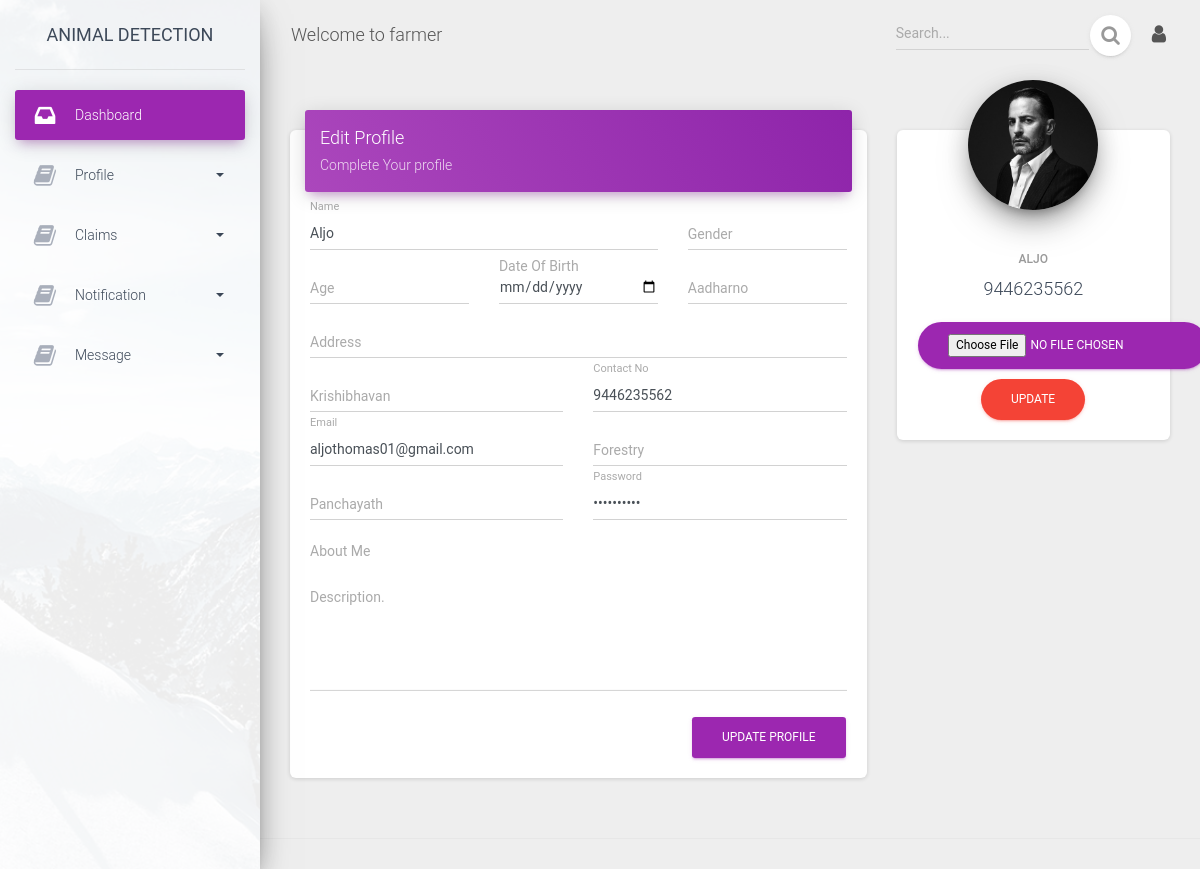
/farmer/profile.php (signed in), run on the app's committed database.
### tables this page shows
CREATE TABLE `user` (
  `user_id` int(11) NOT NULL,
  `Log_Id` varchar(200) NOT NULL,
  `name` varchar(200) NOT NULL,
  `cntno` varchar(200) NOT NULL,
  `location` text NOT NULL,
  `email` text NOT NULL,
  `password` text NOT NULL,
  `utype` varchar(200) NOT NULL,
  `date` date NOT NULL,
  `sex` varchar(200) NOT NULL,
  `age` varchar(200) NOT NULL,
  `addr` text NOT NULL,
  `panchayath` varchar(200) NOT NULL,
  `descp` varchar(200) NOT NULL,
  `photo` text NOT NULL,
  `oname` varchar(200) NOT NULL,
  `cntno1` varchar(200) NOT NULL,
  `wurl` text NOT NULL,
  `dob` date NOT NULL,
  `aadharno` text NOT NULL,
  `frstry` varchar(200) NOT NULL,
  `kbhn` varchar(200) NOT NULL,
  `hospt` varchar(200) NOT NULL
);

### farmer/profile.php (the view, shortened to what this page needs)
<?php
  	include('../connect/db.php');
    $Log_Id=$_SESSION['SESS_FARMER_ID'];
	$result = $db->prepare("select * from  user where Log_Id='$Log_Id'");
	$result->execute();
	for($i=0; $row = $result->fetch(); $i++)
	{
		$name=$row["name"];
		$sex=$row["sex"];
		$age=$row["age"];
		$dob=$row["dob"];
		$aadharno=$row["aadharno"];
		$cntno=$row["cntno"];
		$email=$row["email"];
		$password=$row["password"];
		$addr=$row["addr"];
		$panchayath=$row["panchayath"];
		$descp=$row["descp"];
		$photo=$row["photo"];
		$frstry=$row["frstry"];
		$kbhn=$row["kbhn"];
	}
?>
<!DOCTYPE html>
<html lang="en">
<head>
  	<?php include("include/header.php");?>
</head>
<body class="">
  <div class="wrapper ">
    <?php include("include/leftmenu.php");?>
    <div class="main-panel">
      <?php include("include/navbar.php");?>
      <div class="content">
        <div class="container-fluid">
          <div class="row">
            <div class="col-md-8">
              <div class="card">
                <div class="card-header card-header-primary">
                  <h4 class="card-title">Edit Profile</h4>
                  <p class="card-category">Complete Your profile</p>
                </div>
                <div class="card-body">
                  <form method="post" action="action/profile_update.php" autocomplete="off">
                    <div class="row">
                      <div class="col-md-8">
                        <div class="form-group">
                          <label class="bmd-label-floating">Name</label>
                          <input type="text" class="form-control" name="name" value="<?php echo $name;?>">
                        </div>
                      </div>
                      <div class="col-md-4">
                        <div class="form-group">
                          <label class="bmd-label-floating">Gender</label>
                          <input list="sex" required class="form-control form-control-primary" name="sex" value="<?php echo $sex;?>">
                        </div>
                      </div>
                      <div class="col-md-4">
                        <div class="form-group">
                          <label class="bmd-label-floating">Age</label>
                          <input type="text" class="form-control" name="age" value="<?php echo $age;?>">
                        </div>
                      </div>
                      <div class="col-md-4">
                        <div class="form-group">
                          <label>Date Of Birth</label>
                          <input type="date" class="form-control" name="dob" value="<?php echo $dob;?>">
                        </div>
                      </div>
                      <div class="col-md-4">
                        <div class="form-group">
                          <label class="bmd-label-floating">Aadharno</label>
                          <input type="text" class="form-control" name="aadharno" value="<?php echo $aadharno;?>">
                        </div>
                      </div>
                      <div class="col-md-12">
                        <div class="form-group">
                          <label class="bmd-label-floating">Address</label>
                          <input type="text" class="form-control" name="addr" value="<?php echo $addr;?>">
                        </div>
                      </div>
                    </div>
                    <div class="row">
                      <div class="col-md-6">
                        <div class="form-group">
                          <label class="bmd-label-floating">Krishibhavan</label>
                          <input list="kbhn" required class="form-control form-control-primary" name="kbhn" value="<?php echo $kbhn;?>">
                        </div>
                      </div>
                      <div class="col-md-6">
                        <div class="form-group">
                          <label class="bmd-label-floating">Contact No</label>
                          <input type="text" class="form-control" name="cntno" value="<?php echo $cntno;?>">
                        </div>
                      </div>
                    </div>
                    <div class="row">
                      <div class="col-md-6">
                        <div class="form-group">
                          <label class="bmd-label-floating">Email</label>
                         <input type="email" class="form-control" name="email" value="<?php echo $email;?>">
                        </div>
                      </div>
                      <div class="col-md-6">
                        <div class="form-group">
                          <label class="bmd-label-floating">Forestry</label>
                          <input list="frstry" required class="form-control form-control-primary" name="frstry"  value="<?php echo $frstry;?>">
                        </div>
                      </div>
                    </div>
                    <div class="row">
                      <div class="col-md-6">
                        <div class="form-group">
                          <label class="bmd-label-floating">Panchayath</label>
                          <input type="text" class="form-control" name="panchayath" value="<?php echo $panchayath;?>">
                        </div>
                      </div>
                      <div class="col-md-6">
                        <div class="form-group">
                          <label class="bmd-label-floating">Password</label>
                         <input type="password" class="form-control" name="password" value="<?php echo $password;?>">
                        </div>
                      </div>
                    </div>
                    <div class="row">
                      <div class="col-md-12">
                        <div class="form-group">
                          <label>About Me</label>
                          <div class="form-group">
                            <label class="bmd-label-floating">Description.</label>
                            <textarea class="form-control" rows="5" name="descp" ><?php echo $descp;?></textarea>
                          </div>
                        </div>
                      </div>
                    </div>
                    <button type="submit" class="btn btn-primary pull-right">Update Profile</button>
                    <div class="clearfix"></div>
                  </form>
                </div>
              </div>
            </div>
            <div class="col-md-4">
              <div class="card card-profile">
                <div class="card-avatar">
                  <a href="javascript:;">
                   <?php
						if($photo=="")
						{
					?>
                    <img class="img" src="../assets/img/faces/marc.jpg" />
                    <?php
						}
						else
						{
					?><img class="img" src="../photo/<?php echo $photo?>" />
                    <?php
						}
					?>
                  </a>
                </div>
                <div class="card-body">
                  <h6 class="card-category text-gray"><?php echo $name;?></h6>
                  <h4 class="card-title"><?php echo $cntno;?></h4>
                  <form method="post" action="action/photo_update.php" autocomplete="off" enctype="multipart/form-data">
                  	<input type="file" name="photo" class="btn btn-primary btn-round" required>
                     <input type="submit" value="Update" class="btn btn-danger btn-round">
                  </form>
                </div>
              </div>
            </div>
          </div>
        </div>
      </div>
       <?php include("include/footer.php");?>
    </div>
  </div>
</body>
</html>

### data on the page
user: name "Aljo", cntno "9446235562", email "aljothomas01@gmail.com", name "ALJO"
